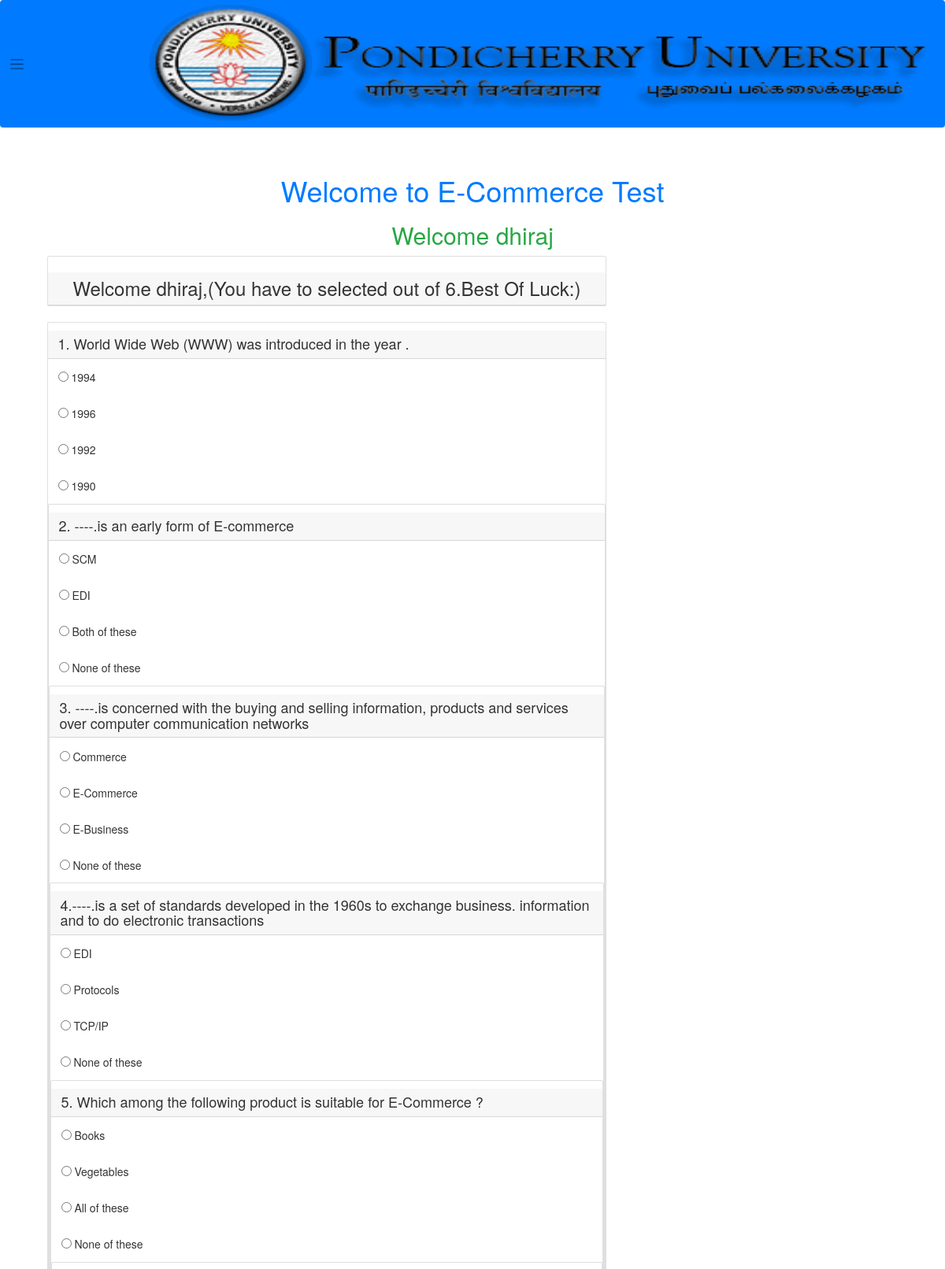
/quiz.php (signed in, upper part), run on the app's committed database.
### tables this page shows
CREATE TABLE `questions` (
  `q_id` int(250) NOT NULL,
  `question` varchar(300) NOT NULL,
  `ans_id` int(250) NOT NULL
);

CREATE TABLE `answers` (
  `a_id` int(250) NOT NULL,
  `answer` varchar(250) NOT NULL,
  `ans_id` int(250) NOT NULL
);

### quiz.php (the view, shortened to what this page needs)
<?php
$con= mysqli_connect('localhost','root');
mysqli_select_db($con, 'quizdbase');
?>
<!DOCTYPE html>
<html>
<head>
	<link rel="stylesheet" href="https://stackpath.bootstrapcdn.com/boot strap/4.1.3/css/bootstrap.min.css">
   <link rel="stylesheet" href="https://maxcdn.bootstrapcdn.com/bootstrap/3.3.7/css/bootstrap.min.css">
</head>
<body>
	<nav class="navbar navbar-expand-lg navbar-light bg-primary" style="background-color:blue;">
    <span class="navbar-toggler-icon"></span>
  <img src="pondiuni.jpg" width="1000" height="150"/>
</nav>
	<div class="container">
<br> <h1 class="text-center text-primary">Welcome to E-Commerce Test</h1>
<h2 class="text-center text-success"> Welcome <?php echo $_SESSION['username']; ?> </h2>
<div class="col-lg-8 m-auto d-block">
<div class="card">
<h3 class="text-center card-header"> Welcome <?php echo $_SESSION['username']; ?>,(You have to selected out of 6.Best Of Luck:)</h3>
</div><br>
<form action="check.php" method='post'>
 <?php
 for($i=1; $i <11; $i++){
$q=" select * from questions where q_id=$i";
$query= mysqli_query($con,$q);
while ($rows=mysqli_fetch_array($query)) {
	?>
<div class="card">
<h4 class="card-header"> <?php echo $rows['question'] ?> </h4>
   <?php
      $q=" select * from answers where ans_id=$i";
     $query= mysqli_query($con,$q);
     while ($rows=mysqli_fetch_array($query)) {
	?>
<div class="card-body">
	<input type="radio" name="quizcheck<?php echo $rows['ans_id']; ?>" value=" <?php echo $rows['a_id']; ?>">
  <?php echo  $rows['answer']; ?>
</div>
<?php
    }
}
}
    ?>
</form>
</div>
</div>
<br><br>
	</body>
	</html>

### data on the page
questions: question "1. World Wide Web (WWW) was introduced in the year ."
answers: answer "1994"
answers: answer "1996"
answers: answer "1992"
answers: answer "1990"
questions: question "2. ----.is an early form of E-commerce"
answers: answer "SCM"
answers: answer "EDI"
answers: answer "Both of these"
answers: answer "None of these"
questions: question "3. ----.is concerned with the buying and selling information, products and services over computer communication networks"
answers: answer "Commerce"
answers: answer "E-Commerce"
answers: answer "E-Business"
answers: answer "None of these"
questions: question "4.----.is a set of standards developed in the 1960s to exchange business. information and to do electronic transactions"
answers: answer "EDI"
answers: answer "Protocols"
answers: answer "TCP/IP"
answers: answer "None of these"
questions: question "5. Which among the following product is suitable for E-Commerce ?"
answers: answer "Books"
answers: answer "Vegetables"
answers: answer "All of these"
answers: answer "None of these"

### other printed values
$_SESSION['username'] "dhiraj"
